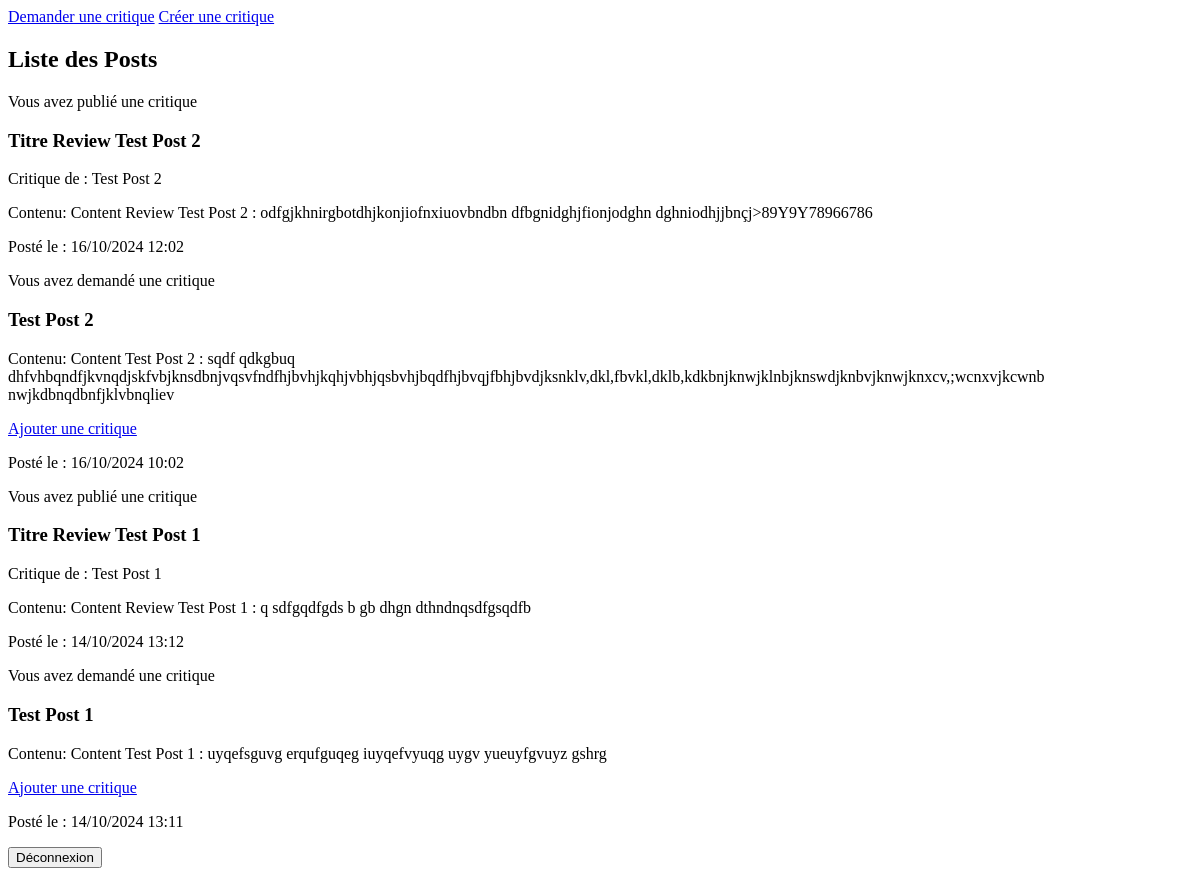
The app's page /feed/ (signed in), older data.
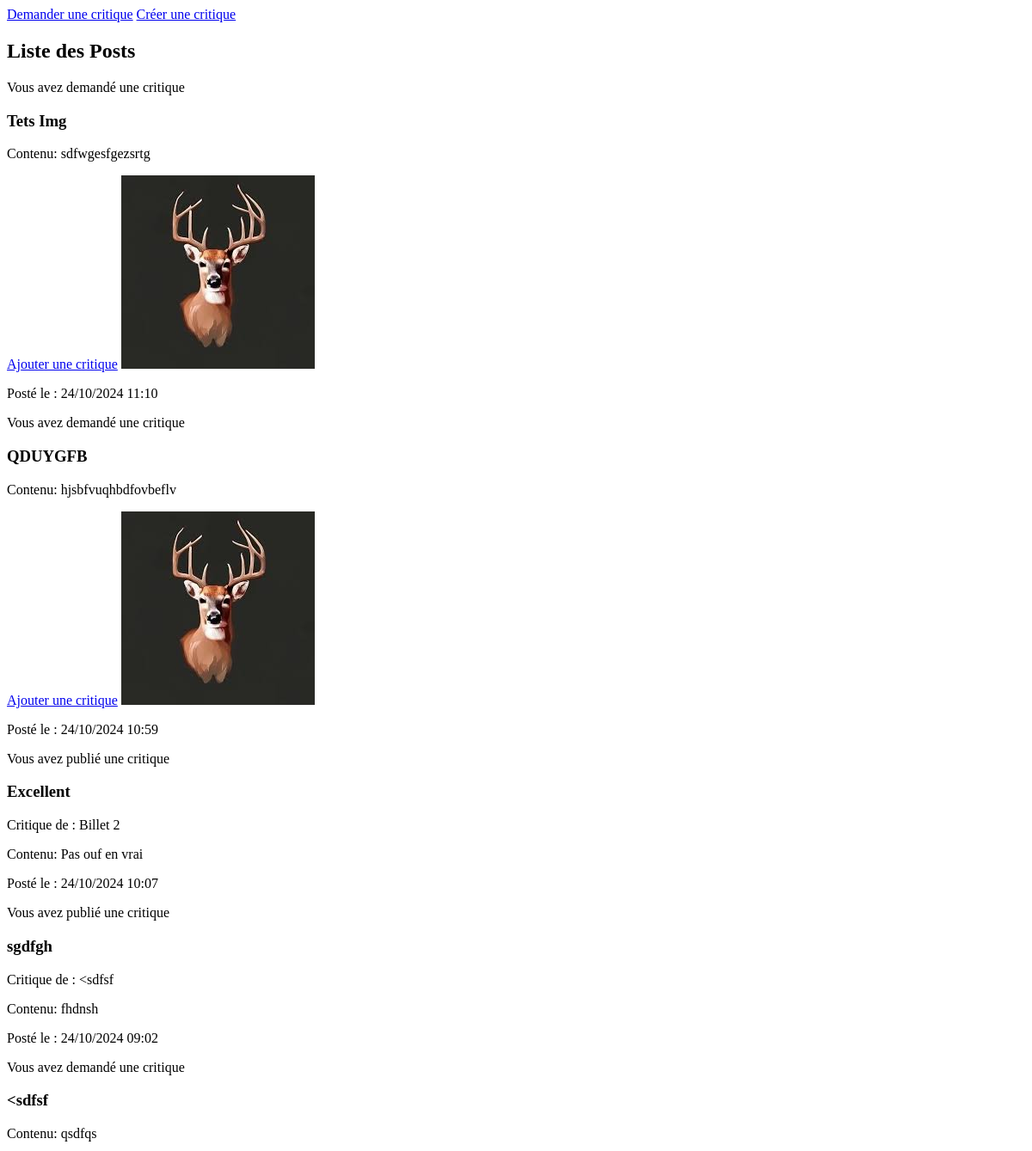
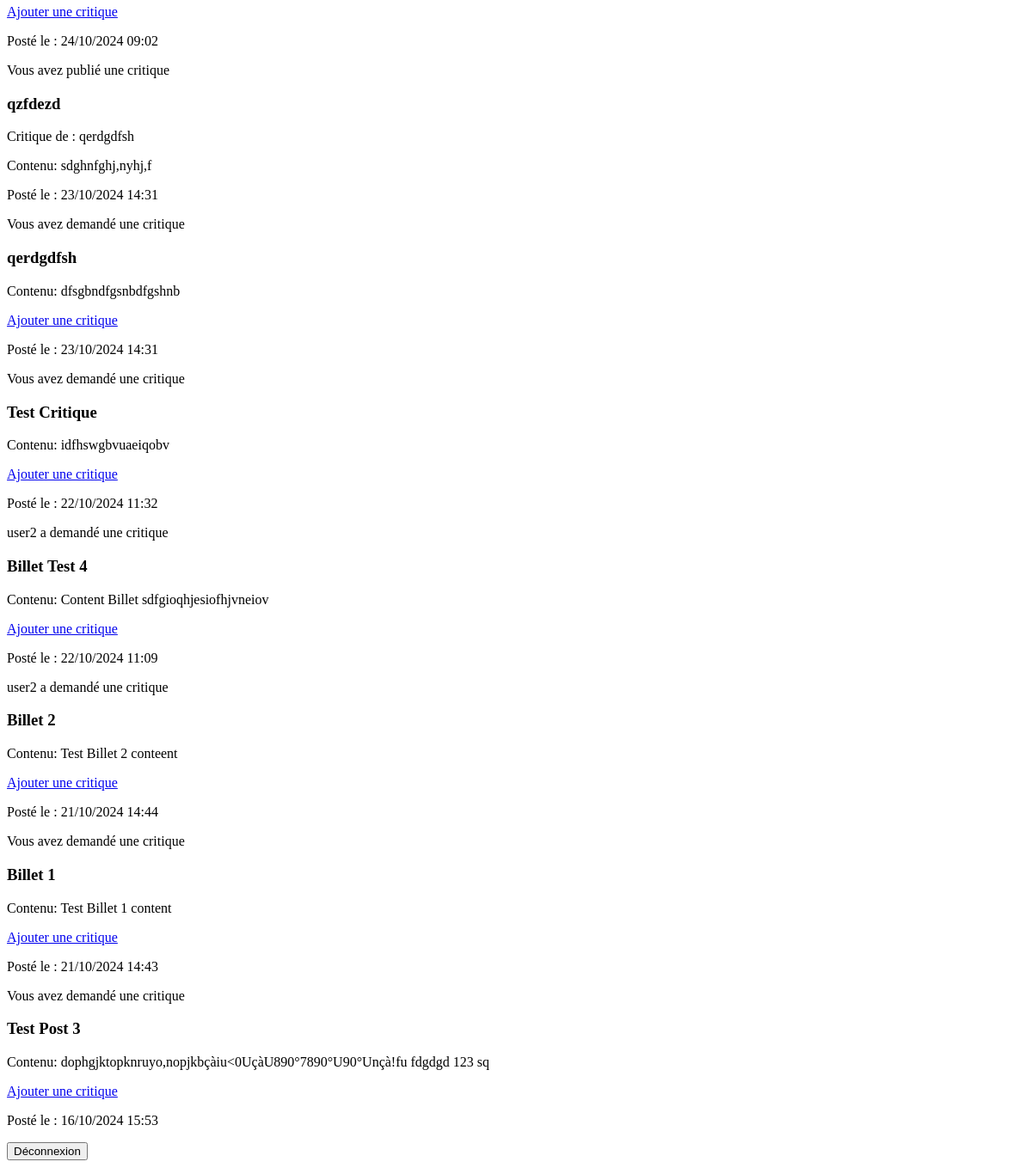
The same page, newer data (2 pictures, top to bottom).
### Content/models.py (models this page shows, shortened)
class Review(models.Model):
    post = models.ForeignKey(
        Post, on_delete=models.CASCADE, related_name='reviews'
        )
    title = models.CharField(max_length=255)
    content = models.TextField()
    created_at = models.DateTimeField(auto_now_add=True)
    author = models.ForeignKey(Member, on_delete=models.CASCADE)

class Post(models.Model):
    title = models.CharField(max_length=255)
    content = models.TextField()
    image = models.ImageField(upload_to='post_images/', null=True, blank=True)
    created_at = models.DateTimeField(auto_now_add=True)
    author = models.ForeignKey(Member, on_delete=models.CASCADE)

### Accounts/models.py (models this page shows)
class Member(AbstractUser):
    def __str__(self):
        return (f"{self.username} - {self.email}\n"
                f"{self.first_name} - {self.last_name}")

### Content/views.py (the view)
# urls.py: path('feed/', FeedView.as_view(), name='feed')
class FeedView(View):
    template_name = 'feed.html'
    def get(self, request, *args, **kwargs):
        posts = Post.objects.all()
        reviews = Review.objects.all()
        sorted_items = sorted(
            chain(posts, reviews),
            key=lambda instance: instance.created_at,
            reverse=True
        )
        sorted_items_with_type = []
        for item in sorted_items:
            item_type = 'post' if isinstance(item, Post) else 'review'
            has_reviewed = None
            if item_type == 'post':
                has_reviewed = item.reviews.filter(
                    author=request.user
                    ).exists()
            sorted_items_with_type.append({
                'item': item,
                'type': item_type,
                'has_reviewed': has_reviewed,
            })
        context = {
            'sorted_items': sorted_items_with_type
        }
        return render(request, self.template_name, context)

### Content/templates/feed.html (shortened to what this page needs)
<a href="{% url 'post_create' %}" class="post_btn">Demander une critique</a>
<a href="{% url 'post-review_create' %}" class="post_review_btn">Créer une critique</a>
<h2>Liste des Posts</h2>
{% for item in sorted_items %}
    <div class="item">
        {% if item.type == 'post' %}
            {% if item.item.author == user %}
                <p>Vous avez demandé une critique</p>
            {% else %}
                <p>{{ item.item.author.username }} a demandé une critique</p>
            {% endif %}
            <h3>{{ item.item.title }}</h3>
            <p>Contenu: {{ item.item.content }}</p>
            {% if not entry.has_reviewed %}
                <a href="{% url 'review_create' %}?post_id={{ item.item.id }}" class="add_review_btn">Ajouter une critique</a>
            {% endif %}
            {% if item.item.image %}
                <img src="{{ item.item.image.url }}" alt="{{ item.item.title }}">
            {% endif %}
            <p>Posté le : {{ item.item.created_at|date:"d/m/Y H:i" }}</p>
        {% elif item.type == 'review' %}
            {% if item.item.author == user %}
            <p>Vous avez publié une critique</p>
            {% else %}
                <p>{{ item.item.author.username }} a publié une critique</p>
            {% endif %}
            <h3>{{ item.item.title }}</h3>
            <p>Critique de : {{ item.item.post.title }}</p>
            <p>Contenu: {{ item.item.content|truncatewords:30 }}</p>
            <p>Posté le : {{ item.item.created_at|date:"d/m/Y H:i" }}</p>
        {% endif %}
    </div>
{% empty %}
    <p>Aucun post ou critique trouvé.</p>
{% endfor %}
<form action="{% url 'logout' %}" method="post">
    <button type="submit" class="logout-btn">Déconnexion</button>
</form>

Row changes from the older to the newer data that the page shows:
removed Review: shows "Vous avez publié une critique", item "Titre Review Test Post 2", item.post "Test Post 2", item.content "Content Review Test Post 2 : odfgjkhnirgbotdhjkonjiofnxiuovbndbn dfbgnidghjfionjodghn dghniodhjjbnçj>89Y9Y78966786", item.created_at "16/10/2024 12:02"
removed Post: shows "Vous avez demandé une critique", item "Test Post 2", item.content "Content Test Post 2 : sqdf qdkgbuq dhfvhbqndfjkvnqdjskfvbjknsdbnjvqsvfndfhjbvhjkqhjvbhjqsbvhjbqdfhjbvqjfbhjbvdjksnklv,dkl,fbvkl,dklb,kdkbnjknwjklnbjknswdjknbvjknwjknxcv,;wcnxvjkcwnb nwjkdbnqdbnfjklvbnqliev", item.created_at "16/10/2024 10:02"
removed Review: shows "Vous avez publié une critique", item "Titre Review Test Post 1", item.post "Test Post 1", item.content "Content Review Test Post 1 : q sdfgqdfgds b gb dhgn dthndnqsdfgsqdfb", item.created_at "14/10/2024 13:12"
removed Post: shows "Vous avez demandé une critique", item "Test Post 1", item.content "Content Test Post 1 : uyqefsguvg erqufguqeg iuyqefvyuqg uygv yueuyfgvuyz gshrg", item.created_at "14/10/2024 13:11"
added Post: shows "Vous avez demandé une critique", item "Tets Img", item.content "sdfwgesfgezsrtg", item.image (picture), item.created_at "24/10/2024 11:10"
added Post: shows "Vous avez demandé une critique", item "QDUYGFB", item.content "hjsbfvuqhbdfovbeflv", item.image (picture), item.created_at "24/10/2024 10:59"
added Review: shows "Vous avez publié une critique", item "Excellent", item.post "Billet 2", item.content "Pas ouf en vrai", item.created_at "24/10/2024 10:07"
added Review: shows "Vous avez publié une critique", item "sgdfgh", item.post "<sdfsf", item.content "fhdnsh", item.created_at "24/10/2024 09:02"
added Post: shows "Vous avez demandé une critique", item "<sdfsf", item.content "qsdfqs", item.created_at "24/10/2024 09:02"
added Review: shows "Vous avez publié une critique", item "qzfdezd", item.post "qerdgdfsh", item.content "sdghnfghj,nyhj,f", item.created_at "23/10/2024 14:31"
added Post: shows "Vous avez demandé une critique", item "qerdgdfsh", item.content "dfsgbndfgsnbdfgshnb", item.created_at "23/10/2024 14:31"
added Post: shows "Vous avez demandé une critique", item "Test Critique", item.content "idfhswgbvuaeiqobv", item.created_at "22/10/2024 11:32"
added Post: item.author.username "user2", item "Billet Test 4", item.content "Content Billet sdfgioqhjesiofhjvneiov", item.created_at "22/10/2024 11:09"
added Post: item.author.username "user2", item "Billet 2", item.content "Test Billet 2 conteent", item.created_at "21/10/2024 14:44"
added Post: shows "Vous avez demandé une critique", item "Billet 1", item.content "Test Billet 1 content", item.created_at "21/10/2024 14:43"
added Post: shows "Vous avez demandé une critique", item "Test Post 3", item.content "dophgjktopknruyo,nopjkbçàiu<0UçàU890°7890°U90°Unçà!fu fdgdgd 123 sq", item.created_at "16/10/2024 15:53"
